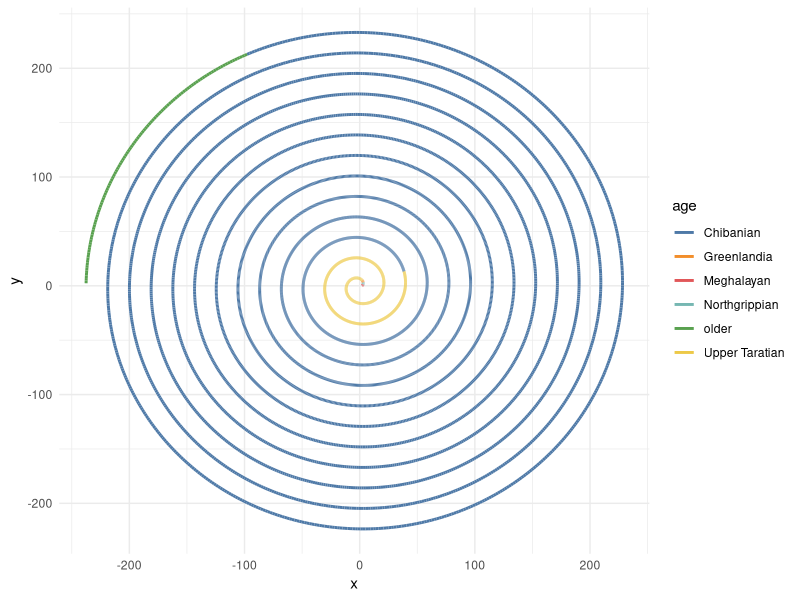

This chart was generated by the following R code:
library(tibble)
library(dplyr)
library(ggplot2)

## https://stackoverflow.com/questions/41391271/plot-an-archimedean-spiral-using-integer-values-with-ggplot2

a <- 2
b <- 3
theta <- seq(0,25*pi,0.01)
r <- a + b*theta
df <- tibble(
         x=r*cos(theta),
         y=r*sin(theta)
         ) %>% # Cartesian coords
  mutate(rn = row_number(),
         age = case_when(rn <= 42 ~ "Meghalayan",
                         rn <= 82 ~ "Northgrippian",
                         rn <= 117 ~ "Greenlandia",
                         rn <= 1290 ~ "Upper Taratian",
                         rn <= 7740 ~ "Chibanian",
                         TRUE ~ "older"))

ggplot(df) +
  geom_path(aes(x, y, group = 1, colour = age),
            linewidth = 1) +
  ggthemes::scale_color_tableau() +
  theme_minimal()


df
